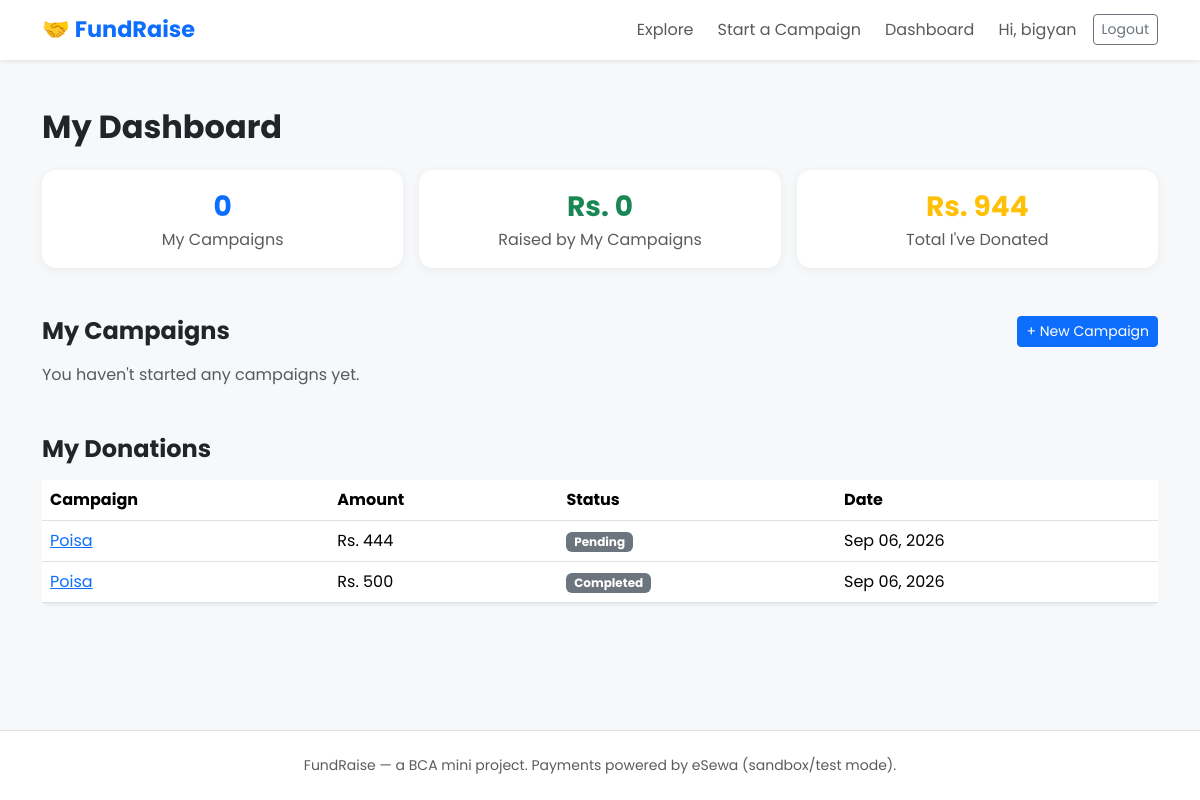
The page /dashboard/ (signed in) on the database its author committed.
### campaigns/models.py (models this page shows, shortened)
class Donation(models.Model):
    campaign = models.ForeignKey(Campaign, on_delete=models.CASCADE, related_name='donations')
    donor = models.ForeignKey(User, on_delete=models.CASCADE, related_name='donations')
    amount = models.DecimalField(max_digits=12, decimal_places=2)
    message = models.CharField(max_length=250, blank=True)
    is_anonymous = models.BooleanField(default=False)
    payment_status = models.CharField(
        max_length=20,
        choices=[('pending', 'Pending'), ('completed', 'Completed'), ('failed', 'Failed')],
        default='pending',
    )
    transaction_uuid = models.CharField(max_length=100, unique=True, blank=True, null=True)
    esewa_ref_id = models.CharField(max_length=100, blank=True, null=True)
    created_at = models.DateTimeField(auto_now_add=True)
    class Meta:
        ordering = ['-created_at']

class Campaign(models.Model):
    title = models.CharField(max_length=200)
    slug = models.SlugField(max_length=220, unique=True, blank=True)
    description = models.TextField()
    category = models.CharField(max_length=20, choices=CATEGORY_CHOICES, default='other')
    image = models.ImageField(upload_to='campaign_images/', blank=True, null=True)
    goal_amount = models.DecimalField(max_digits=12, decimal_places=2)
    raised_amount = models.DecimalField(max_digits=12, decimal_places=2, default=0)
    creator = models.ForeignKey(User, on_delete=models.CASCADE, related_name='campaigns')
    deadline = models.DateField(blank=True, null=True)
    is_active = models.BooleanField(default=True)
    status = models.CharField(max_length=10, choices=STATUS_CHOICES, default='pending')
    rejection_reason = models.CharField(max_length=300, blank=True)
    reviewed_at = models.DateTimeField(blank=True, null=True)
    created_at = models.DateTimeField(auto_now_add=True)
    class Meta:
        ordering = ['-created_at']

### campaigns/views.py (the view)
# urls.py: path('dashboard/', views.dashboard, name='dashboard'),
@login_required
def dashboard(request):
    my_campaigns = Campaign.objects.filter(creator=request.user)
    my_donations = Donation.objects.filter(donor=request.user).select_related('campaign')
    context = {
        'my_campaigns': my_campaigns,
        'my_donations': my_donations,
        'total_donated': sum(d.amount for d in my_donations),
        'total_raised_by_me': sum(c.raised_amount for c in my_campaigns),
    }
    return render(request, 'campaigns/dashboard.html', context)

### templates/campaigns/dashboard.html (shortened to what this page needs)
{% extends 'base.html' %}
{% block content %}
<h2 class="fw-bold mb-4">My Dashboard</h2>
<div class="row g-3 mb-5">
    <div class="col-md-4">
        <div class="stat-box p-3 text-center">
            <div class="fs-3 fw-bold text-primary">{{ my_campaigns.count }}</div>
            <div class="text-muted">My Campaigns</div>
        </div>
    </div>
    <div class="col-md-4">
        <div class="stat-box p-3 text-center">
            <div class="fs-3 fw-bold text-success">Rs. {{ total_raised_by_me|floatformat:0 }}</div>
            <div class="text-muted">Raised by My Campaigns</div>
        </div>
    </div>
    <div class="col-md-4">
        <div class="stat-box p-3 text-center">
            <div class="fs-3 fw-bold text-warning">Rs. {{ total_donated|floatformat:0 }}</div>
            <div class="text-muted">Total I've Donated</div>
        </div>
    </div>
</div>
<div class="d-flex justify-content-between align-items-center mb-3">
    <h4 class="fw-bold mb-0">My Campaigns</h4>
    <a href="{% url 'create_campaign' %}" class="btn btn-primary btn-sm">+ New Campaign</a>
</div>
{% if my_campaigns %}
<div class="table-responsive mb-5">
    <table class="table bg-white rounded shadow-sm">
        <thead>
            <tr>
                <th>Title</th>
                <th>Status</th>
                <th>Category</th>
                <th>Goal</th>
                <th>Raised</th>
                <th>Progress</th>
                <th>Actions</th>
            </tr>
        </thead>
        <tbody>
            {% for c in my_campaigns %}
            <tr>
                <td>
                    {% if c.status == 'approved' %}
                        <a href="{% url 'campaign_detail' c.slug %}">{{ c.title }}</a>
                    {% else %}
                        {{ c.title }}
                    {% endif %}
                </td>
                <td>
                    {% if c.status == 'pending' %}
                        <span class="badge bg-warning text-dark">Pending Review</span>
                    {% elif c.status == 'approved' %}
                        <span class="badge bg-success">Approved</span>
                    {% elif c.status == 'rejected' %}
                        <span class="badge bg-danger" title="{{ c.rejection_reason }}">Rejected</span>
                    {% endif %}
                </td>
                <td>{{ c.get_category_display }}</td>
                <td>Rs. {{ c.goal_amount|floatformat:0 }}</td>
                <td>Rs. {{ c.raised_amount|floatformat:0 }}</td>
                <td>{{ c.progress_percentage }}%</td>
                <td>
                    <a href="{% url 'edit_campaign' c.slug %}" class="btn btn-sm btn-outline-secondary">Edit</a>
                </td>
            </tr>
            {% if c.status == 'rejected' and c.rejection_reason %}
            <tr>
                <td colspan="7" class="small text-danger bg-light">
                    <strong>Admin's reason:</strong> {{ c.rejection_reason }}
                </td>
            </tr>
            {% endif %}
            {% endfor %}
        </tbody>
    </table>
</div>
{% else %}
<p class="text-muted mb-5">You haven't started any campaigns yet.</p>
{% endif %}
<h4 class="fw-bold mb-3">My Donations</h4>
{% if my_donations %}
<div class="table-responsive">
    <table class="table bg-white rounded shadow-sm">
        <thead>
            <tr>
                <th>Campaign</th>
                <th>Amount</th>
                <th>Status</th>
                <th>Date</th>
            </tr>
        </thead>
        <tbody>
            {% for d in my_donations %}
            <tr>
                <td><a href="{% url 'campaign_detail' d.campaign.slug %}">{{ d.campaign.title }}</a></td>
                <td>Rs. {{ d.amount|floatformat:0 }}</td>
                <td><span class="badge bg-secondary">{{ d.get_payment_status_display }}</span></td>
                <td>{{ d.created_at|date:"M d, Y" }}</td>
            </tr>
            {% endfor %}
        </tbody>
    </table>
</div>
{% else %}
<p class="text-muted">You haven't donated to any campaigns yet.</p>
{% endif %}
{% endblock %}

### templates/base.html (shortened to what this page needs)
{% load static %}
<!DOCTYPE html>
<html lang="en">
<head>
    <link href="https://cdn.jsdelivr.net/npm/bootstrap@5.3.3/dist/css/bootstrap.min.css" rel="stylesheet">
    <link rel="stylesheet" href="{% static 'css/style.css' %}">
</head>
<body>
    <nav class="navbar navbar-expand-lg navbar-light bg-white shadow-sm sticky-top">
        <div class="container">
            <a class="navbar-brand fw-bold text-primary" href="{% url 'home' %}">🤝 FundRaise</a>
            <div class="collapse navbar-collapse" id="navMenu">
                <ul class="navbar-nav ms-auto align-items-lg-center gap-lg-2">
                    <li class="nav-item"><a class="nav-link" href="{% url 'home' %}">Explore</a></li>
                    {% if user.is_authenticated %}
                        <li class="nav-item"><a class="nav-link" href="{% url 'create_campaign' %}">Start a Campaign</a></li>
                        <li class="nav-item"><a class="nav-link" href="{% url 'dashboard' %}">Dashboard</a></li>
                        <li class="nav-item">
                            <span class="nav-link text-muted">Hi, {{ user.username }}</span>
                        </li>
                        <li class="nav-item">
                            <form method="post" action="{% url 'logout' %}" class="d-inline">
                                <button type="submit" class="btn btn-outline-secondary btn-sm">Logout</button>
                            </form>
                        </li>
                    {% else %}
                        <li class="nav-item"><a class="btn btn-outline-primary btn-sm me-2" href="{% url 'login' %}">Login</a></li>
                        <li class="nav-item"><a class="btn btn-primary btn-sm" href="{% url 'signup' %}">Sign Up</a></li>
                    {% endif %}
                </ul>
            </div>
        </div>
    </nav>
    <main class="container my-4 flex-grow-1">
        {% block content %}{% endblock %}
    </main>
    <footer class="bg-white border-top py-4 mt-5">
        <div class="container text-center text-muted small">
            FundRaise &mdash; a BCA mini project. Payments powered by eSewa (sandbox/test mode).
        </div>
    </footer>
</body>
</html>

### static/css/style.css (style rules this page uses)
body { font-family: 'Poppins', sans-serif; background-color: #f7f8fa; display: flex; flex-direction: column; min-height: 100vh; }
.navbar-brand { font-size: 1.4rem; }
.stat-box { border-radius: 14px; background: white; box-shadow: 0 2px 10px rgba(0,0,0,0.06); }

### rows shown on the page
Donation: campaign "Poisa", amount "444", payment_status "Pending", created_at "Sep 06, 2026"
Donation: campaign "Poisa", amount "500", payment_status "Completed", created_at "Sep 06, 2026"

### other values the page prints
{{ user.username }} "bigyan"
{{ my_campaigns.count }} "0"
{{ total_raised_by_me|floatformat:0 }} "0"
{{ total_donated|floatformat:0 }} "944"
